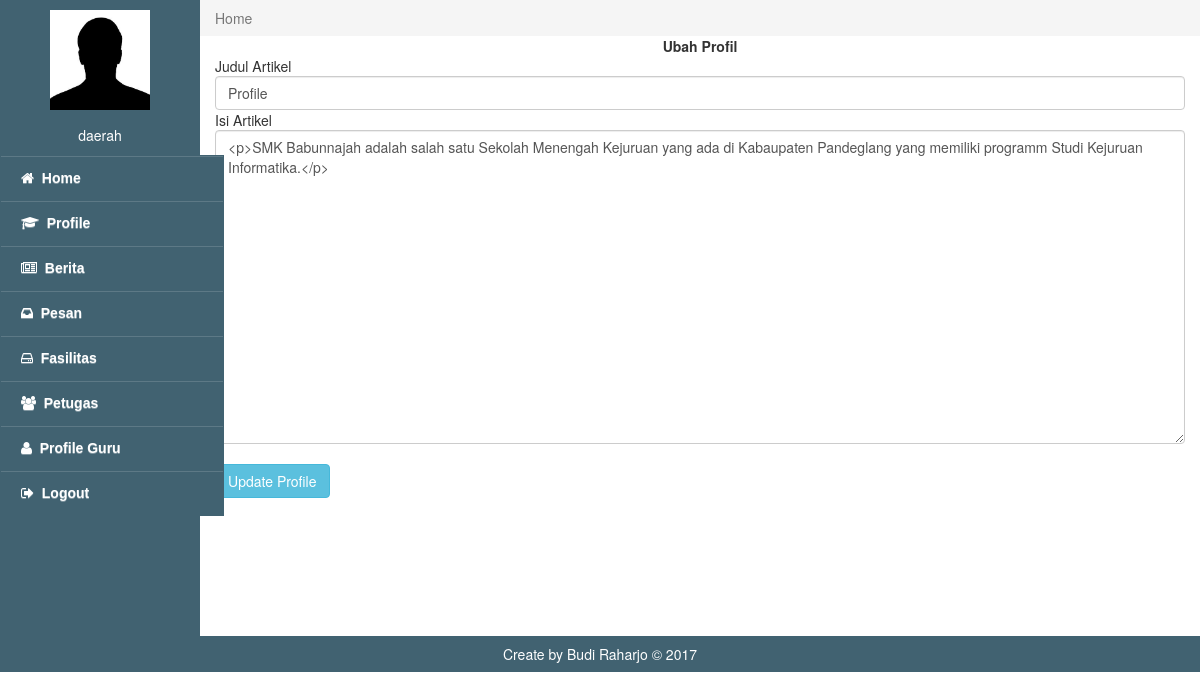
Page /admin/index.php?p=profile (signed in) on the committed database.
### tables this page shows
CREATE TABLE IF NOT EXISTS `tabelprofile` (
  `idprofil` int(5) NOT NULL AUTO_INCREMENT,
  `j_profil` varchar(255) NOT NULL,
  `i_profil` text NOT NULL,
  `tglpost` varchar(255) NOT NULL,
  `jampost` varchar(255) NOT NULL,
  `postoleh` int(5) NOT NULL,
  PRIMARY KEY (`idprofil`)
);

### admin/pages/profile.php (the view, shortened to what this page needs)
    <div class="col-md-10" style="padding:0px">
      <ol class="breadcrumb" style="margin:0;border-radius:0;">
          <li class="active">Home</li>
      </ol>
   </div>
   <div class="col-md-10" style="min-height:600px">
	<?php include'./config/koneksi.php';
$query = "SELECT * from tabelprofile where idprofil='1'";
$sql = mysql_query ($query);
$hasil = mysql_fetch_array ($sql);
$newstitle = strip_tags($hasil['j_profil']);
$newscontent = $hasil['i_profil'];
		?>
<form action="" method="post">
    	<center><strong>Ubah Profil</strong></center>
    	Judul Artikel<br /><input name="newstitle" type="text" size="100" class="form-control" value="<?php if(isset($_POST['newstitle'])){ echo $_POST['newstitle'];}else{ echo $newstitle; }?>" />
  	Isi Artikel<br/><textarea class="form-control" name="newscontent" cols="65" rows="15"><?php if(isset($_POST['newscontent'])){ echo $_POST['newscontent'];}else{ echo $newscontent; }?></textarea>
  	<input class="btn btn-info" type="submit" name="edit" value="Update Profile"/></td>
</form>
</div>

### rows in the picture
tabelprofile: newstitle "Profile", newscontent "<p>SMK Babunnajah adalah salah satu Sekolah Menengah Kejuruan yang ada di Kabaupaten Pandeglang yang memiliki programm Studi Kejuruan Informatika.</p>"

### other values in the picture
$_SESSION['username'] "daerah"
